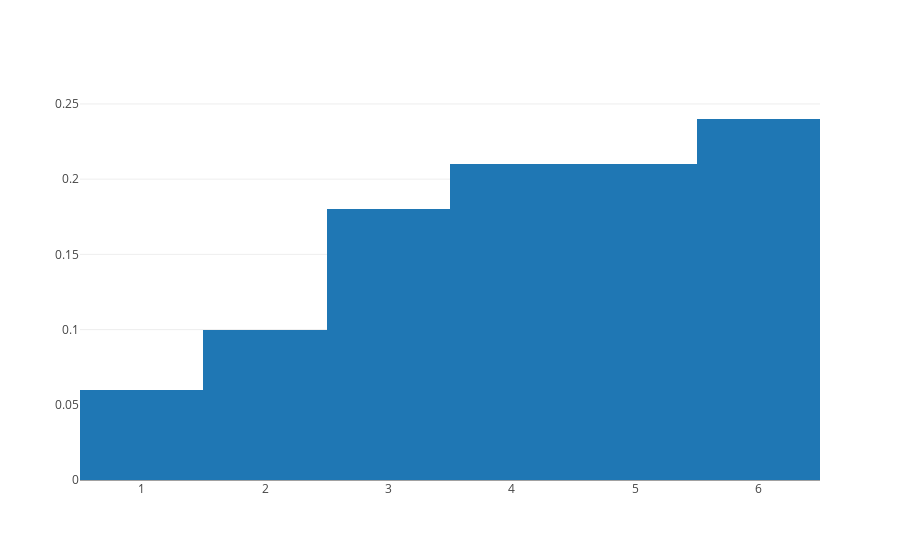

The notebook cell this image was saved under:
### Markdown cell above
Pick a random sample from a non-uniform but known discrete distribution. In this case we have a die wrigged to weight heigher number rolls.

### Code cell
all_rolls=[]
for i in range(100):
    roll = np.random.choice(np.arange(1,7),p=[0.05,  0.10,  0.15,  0.20,  0.25,  0.25])
    all_rolls.append(roll)

data = [go.Histogram(x=all_rolls, histnorm='probability')]

layout = {
    'shapes': [
        # Line Vertical
        {
            'type': 'line',
            'x0': 1,
            'y0': 0,
            'x1': 1,
            'y1': 2,
            'line': {
                'color': 'rgb(55, 128, 191)',
                'width': 3,
            },
        }
    ]
}

iplot(data)

### Figure 1 — Plotly figure (JSON) as saved in the notebook; plotly's stock layout.template omitted (floating-point values rounded to 4 significant figures)
{"data": [{"histnorm": "probability", "type": "histogram", "uid": "c121d606-c547-4742-8520-014a02b6ae65", "x": [6, 6, 3, 4, 3, 5, 4, 4, 4, 6, 4, 6, 4, 5, 4, 5, 5, 4, 5, 6, 3, 3, 6, 6, 3, 3, 1, 4, 3, 4, 2, 3, 4, 5, 6, 5, 4, 3, 2, 3, 1, 4, 6, 4, 6, 5, 5, 6, 5, 1, 4, 5, 1, 6, 3, 4, 2, 5, 5, 4, 3, 4, 6, 4, 6, 3, 2, 5, 6, 2, 3, 1, 5, 6, 2, 2, 5, 5, 6, 2, 6, 4, 3, 1, 3, 6, 6, 3, 5, 6, 2, 6, 5, 5, 6, 2, 5, 4, 6, 3]}], "layout": {}}
